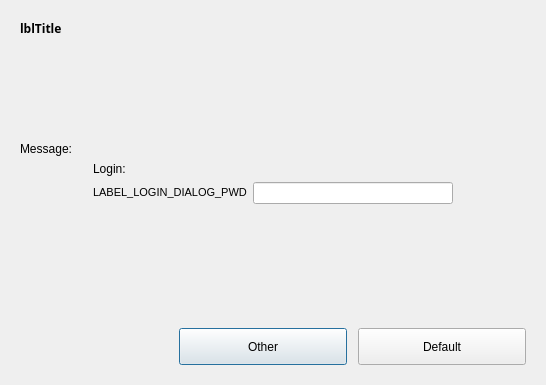
<?xml version="1.0" encoding="UTF-8"?>
<ui version="4.0">
 <class>Dialog</class>
 <widget class="QDialog" name="Dialog">
  <property name="geometry">
   <rect>
    <x>0</x>
    <y>0</y>
    <width>546</width>
    <height>385</height>
   </rect>
  </property>
  <property name="windowTitle">
   <string>Dialog</string>
  </property>
  <property name="autoFillBackground">
   <bool>false</bool>
  </property>
  <layout class="QVBoxLayout" name="verticalLayout_2">
   <item>
    <widget class="QFrame" name="frContainer">
     <property name="frameShape">
      <enum>QFrame::NoFrame</enum>
     </property>
     <property name="frameShadow">
      <enum>QFrame::Raised</enum>
     </property>
     <layout class="QVBoxLayout" name="verticalLayout">
      <item>
       <layout class="QHBoxLayout" name="DialogTitle">
        <property name="bottomMargin">
         <number>5</number>
        </property>
        <item>
         <widget class="QLabel" name="lblTitle">
          <property name="sizePolicy">
           <sizepolicy hsizetype="Preferred" vsizetype="Preferred">
            <horstretch>0</horstretch>
            <verstretch>0</verstretch>
           </sizepolicy>
          </property>
          <property name="maximumSize">
           <size>
            <width>16777215</width>
            <height>45</height>
           </size>
          </property>
          <property name="font">
           <font>
            <family>Century Gothic</family>
            <weight>75</weight>
            <bold>true</bold>
           </font>
          </property>
          <property name="text">
           <string>lblTitle</string>
          </property>
          <property name="wordWrap">
           <bool>true</bool>
          </property>
         </widget>
        </item>
       </layout>
      </item>
      <item>
       <spacer name="ContentTopSpacer">
        <property name="orientation">
         <enum>Qt::Vertical</enum>
        </property>
        <property name="sizeHint" stdset="0">
         <size>
          <width>20</width>
          <height>44</height>
         </size>
        </property>
       </spacer>
      </item>
      <item>
       <widget class="QLabel" name="lblMessage">
        <property name="text">
         <string>Message:</string>
        </property>
        <property name="alignment">
         <set>Qt::AlignLeading|Qt::AlignLeft|Qt::AlignVCenter</set>
        </property>
        <property name="wordWrap">
         <bool>true</bool>
        </property>
       </widget>
      </item>
      <item>
       <layout class="QHBoxLayout" name="horizontalLayout">
        <item>
         <spacer name="ContentLeftSpacer">
          <property name="orientation">
           <enum>Qt::Horizontal</enum>
          </property>
          <property name="sizeHint" stdset="0">
           <size>
            <width>40</width>
            <height>20</height>
           </size>
          </property>
         </spacer>
        </item>
        <item>
         <layout class="QGridLayout" name="gridLayout">
          <item row="0" column="0">
           <widget class="QLabel" name="lblLoginName">
            <property name="text">
             <string>Login:</string>
            </property>
            <property name="wordWrap">
             <bool>true</bool>
            </property>
           </widget>
          </item>
          <item row="0" column="1">
           <widget class="QFrame" name="txtUserName">
            <property name="frameShape">
             <enum>QFrame::NoFrame</enum>
            </property>
            <property name="frameShadow">
             <enum>QFrame::Raised</enum>
            </property>
           </widget>
          </item>
          <item row="1" column="0">
           <widget class="QLabel" name="lblPassword">
            <property name="text">
             <string>&lt;!DOCTYPE HTML PUBLIC &quot;-//W3C//DTD HTML 4.0//EN&quot; &quot;http://www.w3.org/TR/REC-html40/strict.dtd&quot;&gt;
&lt;html&gt;&lt;head&gt;&lt;meta name=&quot;qrichtext&quot; content=&quot;1&quot; /&gt;&lt;style type=&quot;text/css&quot;&gt;
p, li { white-space: pre-wrap; }
&lt;/style&gt;&lt;/head&gt;&lt;body style=&quot; font-family:'MS Shell Dlg 2'; font-size:8.25pt; font-weight:400; font-style:normal;&quot;&gt;
&lt;p style=&quot; margin-top:0px; margin-bottom:0px; margin-left:0px; margin-right:0px; -qt-block-indent:0; text-indent:0px;&quot;&gt;&lt;span style=&quot; font-size:8pt;&quot;&gt;LABEL_LOGIN_DIALOG_PWD&lt;/span&gt;&lt;/p&gt;&lt;/body&gt;&lt;/html&gt;</string>
            </property>
            <property name="wordWrap">
             <bool>true</bool>
            </property>
           </widget>
          </item>
          <item row="1" column="1">
           <widget class="QLineEdit" name="txtPassword">
            <property name="minimumSize">
             <size>
              <width>200</width>
              <height>0</height>
             </size>
            </property>
            <property name="echoMode">
             <enum>QLineEdit::Password</enum>
            </property>
            <property name="alignment">
             <set>Qt::AlignBottom|Qt::AlignLeading|Qt::AlignLeft</set>
            </property>
           </widget>
          </item>
         </layout>
        </item>
        <item>
         <spacer name="ContentRightSpacer">
          <property name="orientation">
           <enum>Qt::Horizontal</enum>
          </property>
          <property name="sizeHint" stdset="0">
           <size>
            <width>40</width>
            <height>20</height>
           </size>
          </property>
         </spacer>
        </item>
       </layout>
      </item>
      <item>
       <widget class="QLabel" name="lblBottomAlignementLabel">
        <property name="text">
         <string/>
        </property>
       </widget>
      </item>
      <item>
       <spacer name="ContentBottomSpacer">
        <property name="orientation">
         <enum>Qt::Vertical</enum>
        </property>
        <property name="sizeHint" stdset="0">
         <size>
          <width>20</width>
          <height>43</height>
         </size>
        </property>
       </spacer>
      </item>
      <item>
       <layout class="QHBoxLayout" name="DialogButtons">
        <property name="topMargin">
         <number>5</number>
        </property>
        <item>
         <spacer name="ButtonAlignSpacer">
          <property name="orientation">
           <enum>Qt::Horizontal</enum>
          </property>
          <property name="sizeHint" stdset="0">
           <size>
            <width>40</width>
            <height>20</height>
           </size>
          </property>
         </spacer>
        </item>
        <item>
         <widget class="QPushButton" name="btnCancel">
          <property name="enabled">
           <bool>true</bool>
          </property>
          <property name="minimumSize">
           <size>
            <width>168</width>
            <height>37</height>
           </size>
          </property>
          <property name="maximumSize">
           <size>
            <width>168</width>
            <height>37</height>
           </size>
          </property>
          <property name="text">
           <string>Other</string>
          </property>
          <property name="default">
           <bool>false</bool>
          </property>
         </widget>
        </item>
        <item>
         <spacer name="ButtonsSpacer">
          <property name="orientation">
           <enum>Qt::Horizontal</enum>
          </property>
          <property name="sizeType">
           <enum>QSizePolicy::Fixed</enum>
          </property>
          <property name="sizeHint" stdset="0">
           <size>
            <width>5</width>
            <height>20</height>
           </size>
          </property>
         </spacer>
        </item>
        <item>
         <widget class="QPushButton" name="btnOK">
          <property name="enabled">
           <bool>true</bool>
          </property>
          <property name="minimumSize">
           <size>
            <width>168</width>
            <height>37</height>
           </size>
          </property>
          <property name="maximumSize">
           <size>
            <width>168</width>
            <height>37</height>
           </size>
          </property>
          <property name="text">
           <string>Default</string>
          </property>
          <property name="default">
           <bool>false</bool>
          </property>
         </widget>
        </item>
       </layout>
      </item>
     </layout>
    </widget>
   </item>
  </layout>
 </widget>
 <resources/>
 <connections/>
</ui>
